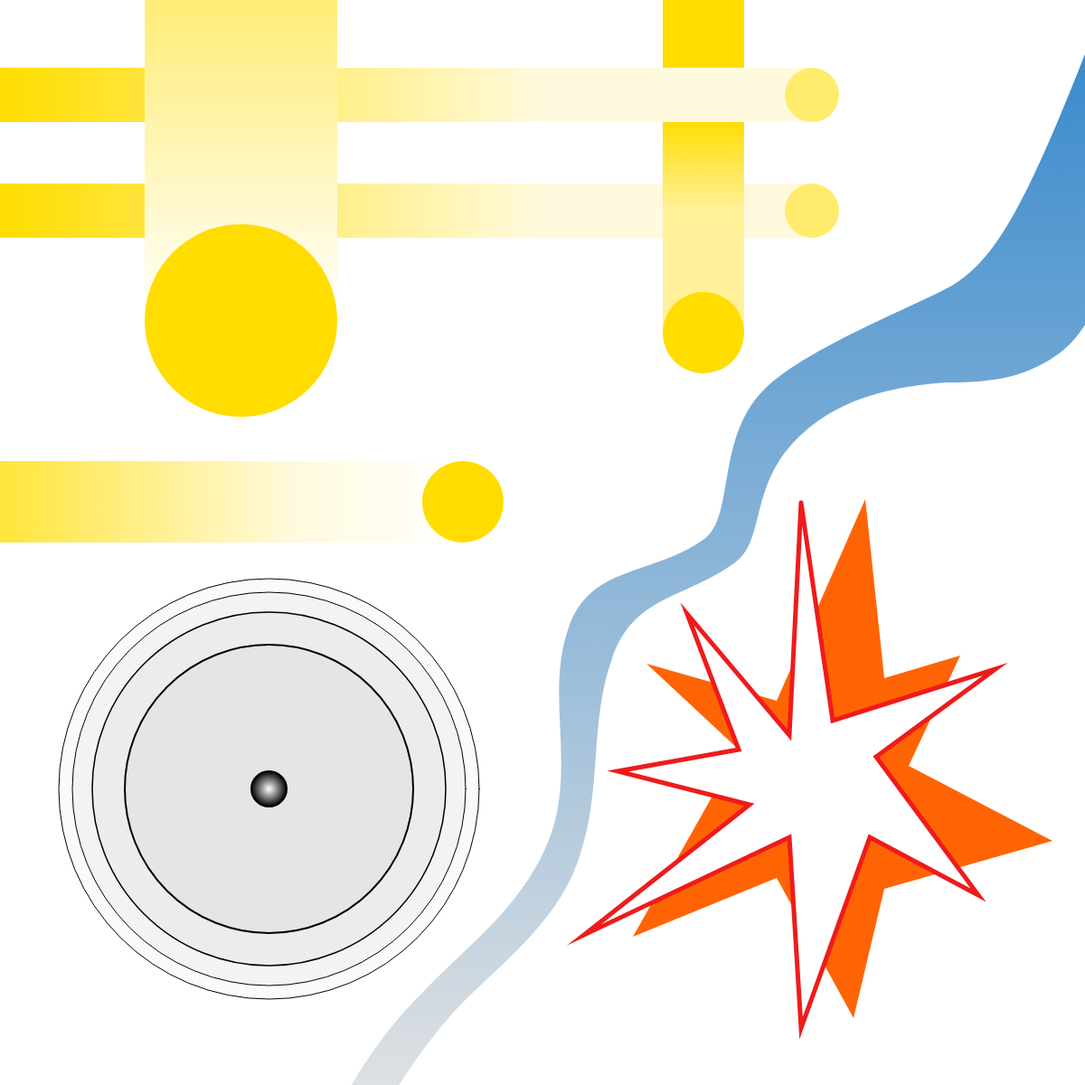
Frame 1 (no input)
Frame 60 (no input): identical to frame 1, image omitted
Frame 120 (the mouse pressed at the canvas centre since frame 60): identical to frame 1, image omitted

The p5.js sketch that drew this single still picture (run headless with seeded random() and noise() and a simulated clock; from frame 60 on, the mouse is pressed at the canvas centre):

// p5.js sketch
// ── sketch.js
function setup() {
  createCanvas(1200, 1200);
}

function draw() {
  background(255);

  fill(227, 227, 227, 50);
  stroke(0);
  strokeWeight(1);
  ellipse(65+465/2, 640+465/2, 465);
  fill(227, 227, 227, 80);
  stroke(0);
  strokeWeight(1);
  ellipse(80+435/2, 655+435/2, 435);
  fill(227, 227, 227, 120);
  stroke(0);
  strokeWeight(1.5);
  ellipse(102+391/2, 677+391/2, 391);
  fill(227, 227, 227, 180);
  stroke(0);
  strokeWeight(2);
  ellipse(138+319/2, 713+319/2, 319);

  let gradient6 = drawingContext.createRadialGradient(278+39/2, 853+39/2, 0, 278+39/2, 853+39/2, 39/2);
  gradient6.addColorStop(0, '#FFFFFF');
  gradient6.addColorStop(1, '#000000');

  drawingContext.fillStyle = gradient6;
  ellipse(278+39/2, 853+39/2, 39);

  noStroke();
  fill('#FF6404');
  beginShape();
  vertex(957, 552);
  vertex(859, 775);
  vertex(715, 734);
  vertex(817, 829);
  vertex(700, 1036);
  vertex(859, 971);
  vertex(944, 1126);
  vertex(978, 983);
  vertex(1164, 930);
  vertex(1005, 847);
  vertex(1062, 725);
  vertex(978, 750);
  endShape();

  stroke('#EF1B1B');
  strokeWeight(5);
  fill(255);
  beginShape();
  vertex(886, 556);
  vertex(873, 813);
  vertex(760, 679);
  vertex(817, 829);
  vertex(683, 853);
  vertex(829, 890);
  vertex(646, 1034);
  vertex(873, 926);
  vertex(886, 1137);
  vertex(962, 926);
  vertex(1082, 990);
  vertex(969, 837);
  vertex(1101, 740);
  vertex(921, 797);
  vertex(886, 556);
  endShape();

  noStroke();

  let gradient1 = drawingContext.createLinearGradient(0, 233, 600, 233);
  gradient1.addColorStop(0, '#FFDD00');
  gradient1.addColorStop(1, '#FFFADD');

  drawingContext.fillStyle = gradient1;
  rect(0, 203, 899, 60); 

  let gradient2 = drawingContext.createLinearGradient(733+45, 30, 733+45, 233, 323+90/2);
  gradient2.addColorStop(0.5, '#FFDD00');
  gradient2.addColorStop(1, '#FFF199');

  drawingContext.fillStyle = gradient2;
  rect(733, -144, 90, 513);

  let gradient3 = drawingContext.createLinearGradient(0, 75+30, 600, 75+30);
  gradient3.addColorStop(0, '#FFDD00');
  gradient3.addColorStop(1, '#FFFADD');

  drawingContext.fillStyle = gradient3;
  rect(0, 75, 899, 60); 

  let gradient4 = drawingContext.createLinearGradient(160+213/2, -310, 160+213/2, -310+667);
  gradient4.addColorStop(0, '#FFDD00');
  gradient4.addColorStop(1, '#FFFFFF');

  drawingContext.fillStyle = gradient4;
  rect(160, -310, 213, 667);

  let gradient5 = drawingContext.createLinearGradient(-117, 510+45, -117+630, 510+45);
  gradient5.addColorStop(0, '#FFDD00');
  gradient5.addColorStop(0.7, '#FFFADD');
  gradient5.addColorStop(1, '#FFFFFF');

  drawingContext.fillStyle = gradient5;
  rect(-117, 510, 630, 90);


  fill('#FFDD00');
  ellipse(160+213/2, 248+213/2, 213);
  ellipse(467+90/2, 510+90/2, 90);
  ellipse(733+90/2, 323+90/2, 90);
  fill('#FFEC6D');
  ellipse(868+60/2, 75+60/2, 60);
  ellipse(868+60/2, 203+60/2, 60);

  let gradient7 = drawingContext.createLinearGradient(816, -31, 816, 1235);
  gradient7.addColorStop(0, '#2D84CB');
  gradient7.addColorStop(1, '#E3E3E3');

  drawingContext.fillStyle = gradient7;
  beginShape();
  vertex(1229, -15);
  bezierVertex(1183, 105, 1160, 160, 1137, 207);
  bezierVertex(1121, 238, 1095, 292, 1051, 317);
  bezierVertex(999, 344, 897, 384, 849, 427);
  bezierVertex(790, 481, 814, 571, 779, 596);
  bezierVertex(723, 637, 653, 624, 629, 694);
  bezierVertex(603, 767, 636, 843, 610, 921);
  bezierVertex(583, 998, 521, 1042, 471, 1094);
  bezierVertex(443, 1122, 404, 1163, 359, 1256);
  vertex(404, 1273);
  bezierVertex(422, 1224, 463, 1164, 496, 1126);
  bezierVertex(539, 1076, 614, 1028, 640, 950);
  bezierVertex(667, 873, 651, 801, 677, 728);
  bezierVertex(701, 658, 757, 663, 813, 622);
  bezierVertex(848, 597, 827, 534, 887, 480);
  bezierVertex(934, 437, 994, 427, 1047, 423);
  bezierVertex(1104, 423, 1130, 416, 1161, 398);
  bezierVertex(1192, 378, 1208, 360, 1254, 239);
  vertex(1229, -15);
  endShape();


}

// ── style.css
.sketch-main {
  top: 110px;
}

#sketch-container {
  width: 100%;
  height: 100%;
  display: flex;
  align-items: center;
  justify-content: center;
}
